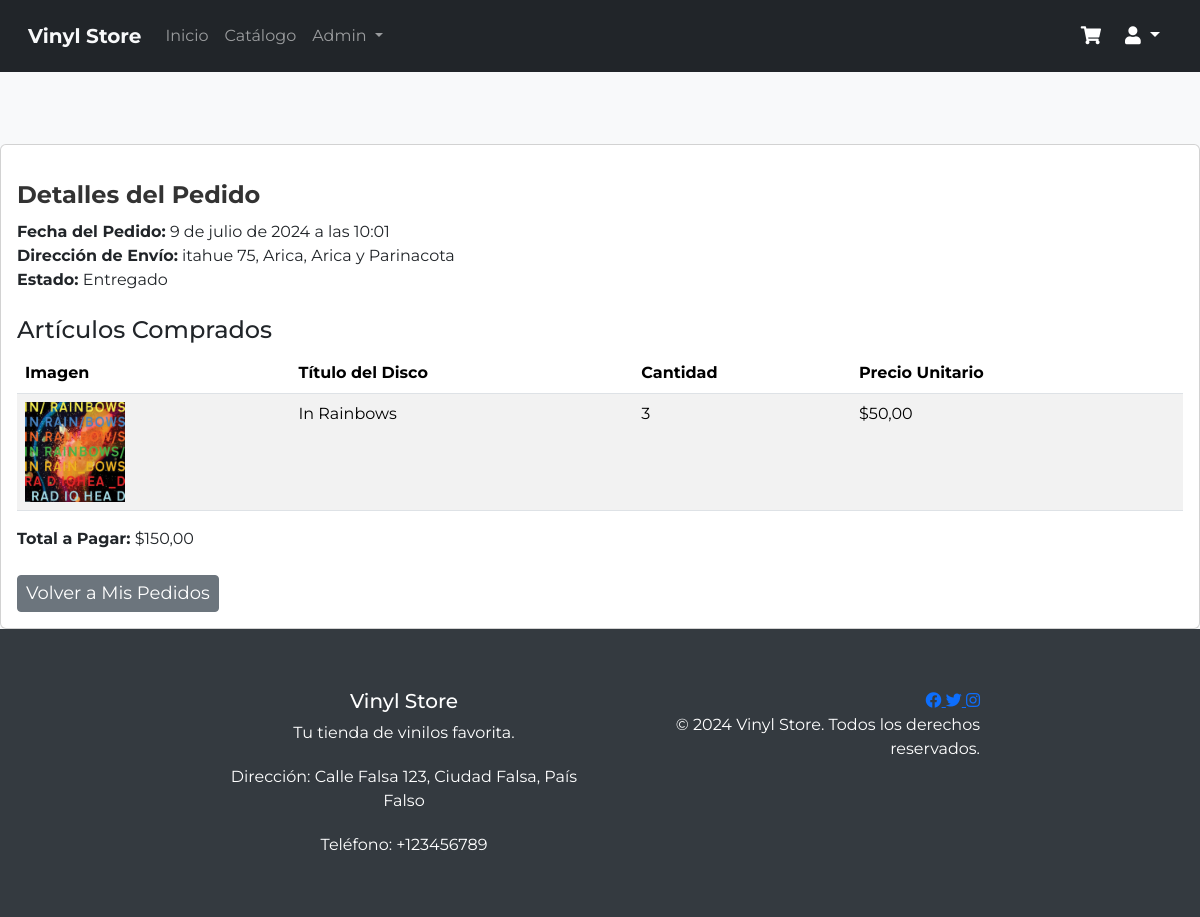
Page /detalles_pedido_usuario145/ (signed in) on the committed database.
### aplicacion/models.py (models this page shows, shortened)
class Pedido(models.Model):
    ESTADO_CHOICES = (
        ('Pendiente', 'Pendiente'),
        ('En_camino', 'En camino'),
        ('Entregado', 'Entregado'),
        ('Cancelado', 'Cancelado'),
    )
    user = models.ForeignKey(settings.AUTH_USER_MODEL, on_delete=models.SET_NULL, null=True)
    nombre_usuario = models.CharField(max_length=150)  # Campo para almacenar el nombre de usuario
    fecha_pedido = models.DateTimeField(auto_now_add=True)
    estado = models.CharField(max_length=20, choices=ESTADO_CHOICES, default='pendiente')

class DireccionEnvio(models.Model):
    pedido = models.OneToOneField('Pedido', on_delete=models.CASCADE, related_name='direccion_envio')
    calle = models.CharField(max_length=255)
    region = models.CharField(max_length=100, choices=REGIONES_CHILE)
    ciudad = models.CharField(max_length=100, choices=CIUDADES_CHILE)
    codigo_postal = models.CharField(max_length=10)

class PedidoDetalle(models.Model):
    pedido = models.ForeignKey(Pedido, on_delete=models.CASCADE, related_name='detalles')
    disco = models.ForeignKey(Disco, on_delete=models.CASCADE)
    cantidad = models.PositiveIntegerField(default=1)
    tarjeta_numero = models.CharField(max_length=16)
    tarjeta_caducidad = models.CharField(max_length=5)
    tarjeta_cvv = models.CharField(max_length=4)

class Disco(models.Model):
    titulo = models.CharField(max_length=200)
    artista = models.ForeignKey(Artista, on_delete=models.CASCADE)
    genero = models.ForeignKey(Genero, on_delete=models.CASCADE)
    año_publicacion = models.IntegerField()
    precio = models.DecimalField(max_digits=8, decimal_places=2)
    imagen = models.ImageField(upload_to="discos", null=True)
    stock = models.PositiveIntegerField(default=0)

### aplicacion/views.py (the view)
# urls.py: path('detalles_pedido_usuario<int:pedido_id>/', detalles_pedido_usuario, name='detalles_pedido_usuario'),
@login_required
def detalles_pedido_usuario(request, pedido_id):
    pedido = get_object_or_404(Pedido, id=pedido_id, user=request.user)
    total_pedido = sum(detalle.disco.precio * detalle.cantidad for detalle in pedido.detalles.all())
    context = {
        'pedido': pedido,
        'total_pedido': total_pedido,
    }
    return render(request, 'aplicacion/detalles_pedido_usuario.html', context)

### aplicacion/templates/aplicacion/detalles_pedido_usuario.html
{% extends "aplicacion/base.html" %}
{% load static %}
{% block content %}
<br><br><br>
<div class="card">
    <div class="card-body">
        <h2>Detalles del Pedido</h2>
        <div class="mb-4">
            <strong>Fecha del Pedido:</strong> {{ pedido.fecha_pedido }}<br>
            <strong>Dirección de Envío:</strong> {{ pedido.direccion_envio.calle }}, {{ pedido.direccion_envio.ciudad }}, {{ pedido.direccion_envio.region }}<br>
            <strong>Estado:</strong> {{ pedido.estado }}
        </div>
        <h4>Artículos Comprados</h4>
        <table class="table table-striped table-hover">
            <thead>
                <tr>
                    <th>Imagen</th>
                    <th>Título del Disco</th>
                    <th>Cantidad</th>
                    <th>Precio Unitario</th>
                </tr>
            </thead>
            <tbody>
                {% for detalle in pedido.detalles.all %}
                <tr>
                    <td><img src="{{ detalle.disco.imagen.url }}" alt="{{ detalle.disco.titulo }}" style="max-width: 100px;"></td>
                    <td>{{ detalle.disco.titulo }}</td>
                    <td>{{ detalle.cantidad }}</td>
                    <td>${{ detalle.disco.precio }}</td>
                </tr>
                {% endfor %}
            </tbody>
        </table>
        <div class="mt-3">
            <strong>Total a Pagar:</strong> ${{ total_pedido }}
        </div>
        <br>
        <a href="{% url 'mispedidos' %}" class="btn btn-secondary btn-sm">Volver a Mis Pedidos</a>
    </div>
</div>
{% endblock %}

### aplicacion/static/aplicacion/css/main.css (style rules this page uses)
body { font-family: 'Montserrat', sans-serif; background-color: #f8f9fa; margin-bottom: 0; }
h2 { margin-top: 20px; margin-bottom: 20px; }
.btn { font-size: 18px; }
h2 { font-size: 1.5rem; font-weight: bold; color: #333; margin-bottom: 10px; }

### rows in the picture
Pedido: fecha_pedido "9 de julio de 2024 a las 10:01", direccion_envio.calle "itahue 75", direccion_envio.ciudad "Arica", direccion_envio.region "Arica y Parinacota", estado "Entregado"
PedidoDetalle: disco.imagen (picture), disco.titulo "In Rainbows", cantidad "3", disco.precio "50,00"

### other values in the picture
{{ total_pedido }} "150,00"
